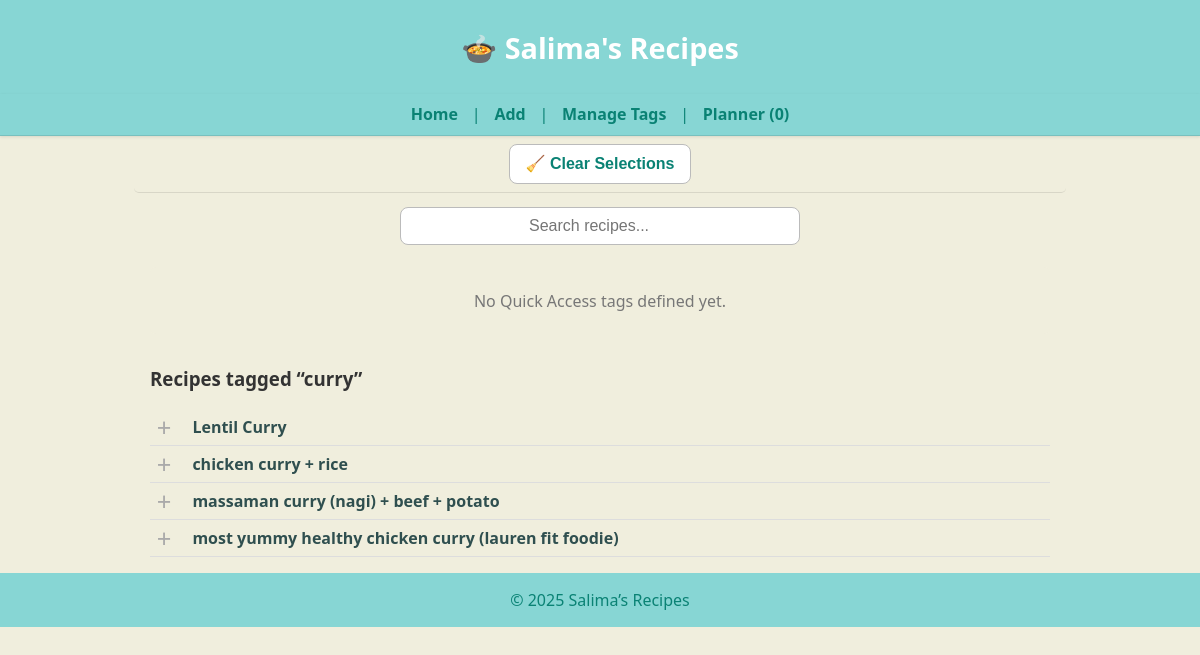
Page /search?tag=curry on the committed database.
### tables this page shows
CREATE TABLE recipes (
    id INTEGER PRIMARY KEY,
    name TEXT,
    ingredients JSON,
    method TEXT,
    tags JSON,
    category TEXT,
    source TEXT,
    linked_recipe TEXT,
    image_url TEXT,
    notes TEXT,
    created_at DATETIME DEFAULT CURRENT_TIMESTAMP,
    updated_at DATETIME DEFAULT CURRENT_TIMESTAMP
);

### app.py (the view)
@app.route("/search")
def search():
    q = request.args.get("q", "").strip()
    tag = request.args.get("tag", "").strip()
    results = []
    with get_conn() as conn:
        c = conn.cursor()
        if q:
            c.execute("""
                SELECT id, name, ingredients, tags
                FROM recipes
                WHERE name LIKE ? OR ingredients LIKE ? OR tags LIKE ?
                ORDER BY name
            """, (f"%{q}%", f"%{q}%", f"%{q}%"))
        elif tag:
            c.execute("""
                SELECT id, name, ingredients, tags
                FROM recipes
                WHERE tags LIKE ?
                ORDER BY name
            """, (f"%{tag}%",))
        else:
            c.execute("SELECT id, name, ingredients, tags FROM recipes ORDER BY name")
        results = c.fetchall()
        tag_cloud = get_tag_cloud()
    return render_template(
        "index.html",
        recipes=results,
        tag_cloud=tag_cloud,
        default_tag=tag or q or "Results"
    )

### app.py (called while the page is built)
@app.teardown_appcontext
def close_connection(exception):
    db = getattr(g, "_database", None)
    if db is not None:
        db.close()

def get_conn():
    return sqlite3.connect(DB_PATH)

### templates/index.html (shortened to what this page needs)
{% extends "base.html" %}
{% block content %}
<main class="homepage">
<section class="search-section">
  <form action="{{ url_for('search') }}" method="get" class="search-form">
    <input type="text" name="q" placeholder="Search recipes..." class="search-input">
  </form>
</section>
<section class="quick-tags">
  {% if quick_access %}
    {% for tag in quick_access %}
      <form action="{{ url_for('search') }}" method="get" class="tag-form">
        <input type="hidden" name="tag" value="{{ tag }}">
        <button type="submit" class="tag-btn">{{ tag }}</button>
      </form>
    {% endfor %}
  {% else %}
    <p style="text-align:center; color:#777;">No Quick Access tags defined yet.</p>
  {% endif %}
</section>
  <section class="recipe-listing">
    <h3>Recipes tagged “{{ default_tag }}”</h3>
    {% for r in recipes %}
      <div class="recipe-row">
        <button class="select-dish-btn"
                data-id="{{ r[0] }}"
                data-name="{{ r[1] }}"></button>
        <a href="{{ url_for('recipe_detail', recipe_id=r[0]) }}">
          <strong>{{ r[1] }}</strong>
        </a>
      </div>
    {% endfor %}
  </section>
</main>
{% endblock %}

### static/style.css (style rules this page uses)
:root { --brand: #87d6d4; --brand-dark: #0a8274; --background: #f0eedd; }
body { font-family: "Segoe UI", Helvetica, Arial, sans-serif; background: var(--background); color: #333; margin: 0; padding: 0; }
main { background: var(--background); max-width: 100%; margin: 0; padding: 0; box-shadow: none; border: none; }
a { color: var(--brand-dark); text-decoration: none; transition: color 0.2s ease; }
form input, form textarea { width: 100%; padding: 0.5rem; margin: 0.5rem 0 1rem 0; border: 1px solid #ccc; border-radius: 4px; font-size: 1rem; }
button { background: var(--brand); color: white; border: none; padding: 0.6rem 1.2rem; font-size: 1rem; border-radius: 4px; cursor: pointer; transition: background 0.2s ease; }
.recipe-row { display: flex; align-items: center; gap: 0.5rem; padding: 0.25rem 0; border-bottom: 1px solid #ddd; }
.recipe-row a { flex: 1; color: #2f4f4f; text-decoration: none; }
.select-dish-btn { background: transparent; border: none; outline: none; cursor: pointer; width: 1.6rem; height: 1.6rem; display: flex; align-items: center; justify-content: center; }
.select-dish-btn::before { content: "+"; color: #aaa; font-size: 1.6rem; transition: color 0.25s ease, transform 0.2s ease, opacity 0.2s ease; }
.search-section { text-align: center; margin: 0.4rem 0 0.6rem; }
.search-input { width: 100%; max-width: 720px; padding: 0.55rem 1rem; font-size: 1rem; border-radius: 8px; border: 1px solid #bbb; background: #fff; box-sizing: border-box; }
main.homepage { max-width: 900px; margin: 0 auto; padding: 0 1rem 1rem; background: var(--background); border: none; box-shadow: none; }
.search-section { margin: 0.2rem 0 0.4rem; padding: 0; text-align: center; }
.search-input { width: 100%; max-width: 400px; padding: 0.55rem 8rem; font-size: 1rem; border-radius: 8px; border: 1px solid #bbb; background: #fff; }
.quick-tags { display: flex; justify-content: center; flex-wrap: wrap; gap: 0.5rem; margin: 0.4rem 0 0.8rem; }
.homepage .quick-tags { position: sticky; top: 5.4rem; z-index: 80; background: var(--background); padding: 0.4rem 0.5rem; border-radius: 6px; }
.select-dish-btn { all: unset; display: inline-flex; align-items: center; justify-content: center; width: 28px; height: 28px; cursor: pointer; vertical-align: middle; margin-right: 0.4rem; background: none !important; border: none !important; box-shadow: none !important; }

### rows in the picture
recipes: name "Lentil Curry"
recipes: name "chicken curry + rice"
recipes: name "massaman curry (nagi) + beef + potato"
recipes: name "most yummy healthy chicken curry (lauren fit foodie)"

### other values in the picture
{{ default_tag }} "curry"
{{ 2025|default(2025) }} "2025"
